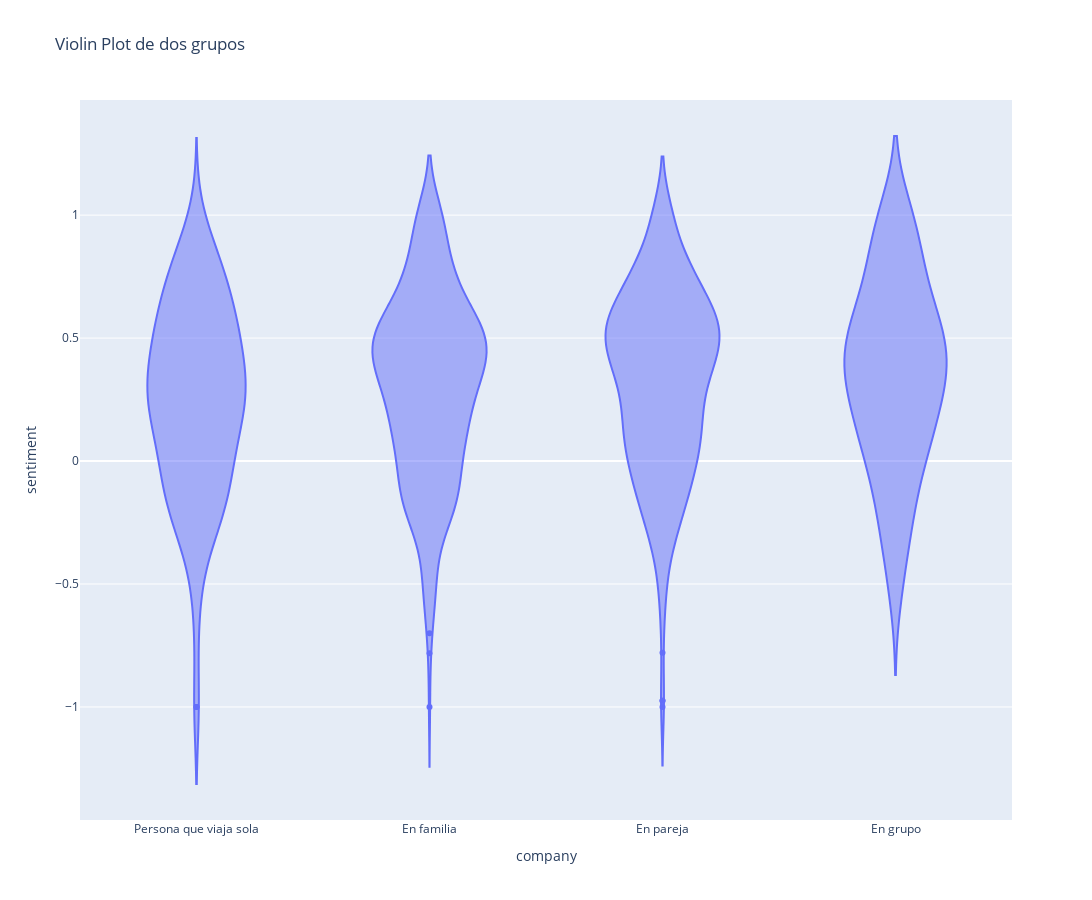

Write notebook code for a chart like this one.
### Code cell
# Crear el Violin Plot con Plotly Express
fig = px.violin(client_reviews, x='company', y='sentiment', #color='', #points="all",
                title="Violin Plot de dos grupos",
                labels={"Value": "Valor", "Category": "Grupo"},
                violinmode="overlay",  # "overlay" para superponer
                box=False,  # No mostrar la caja
                height=900,  # Altura del gráfico
                width=1600
                )  # Ancho del gráfico

# Mostrar la figura
fig.show()

### Figure 1 — Plotly figure (JSON) as saved in the notebook; plotly's stock layout.template omitted (floating-point values rounded to 4 significant figures; data arrays with more than 128 entries replaced by an {"elided": "..."} marker saying what was removed)
{"data": [{"alignmentgroup": "True", "box": {"visible": false}, "hovertemplate": "company=%{x}<br>sentiment=%{y}<extra></extra>", "legendgroup": "", "marker": {"color": "#636efa"}, "name": "", "offsetgroup": "", "orientation": "v", "scalegroup": "True", "showlegend": false, "type": "violin", "x": {"elided": "2290 str values"}, "x0": " ", "xaxis": "x", "y": {"elided": "2290 float values"}, "y0": " ", "yaxis": "y"}], "layout": {"height": 900, "legend": {"tracegroupgap": 0}, "title": {"text": "Violin Plot de dos grupos"}, "violinmode": "overlay", "width": 1600, "xaxis": {"anchor": "y", "domain": [0, 1], "title": {"text": "company"}}, "yaxis": {"anchor": "x", "domain": [0, 1], "title": {"text": "sentiment"}}}}
